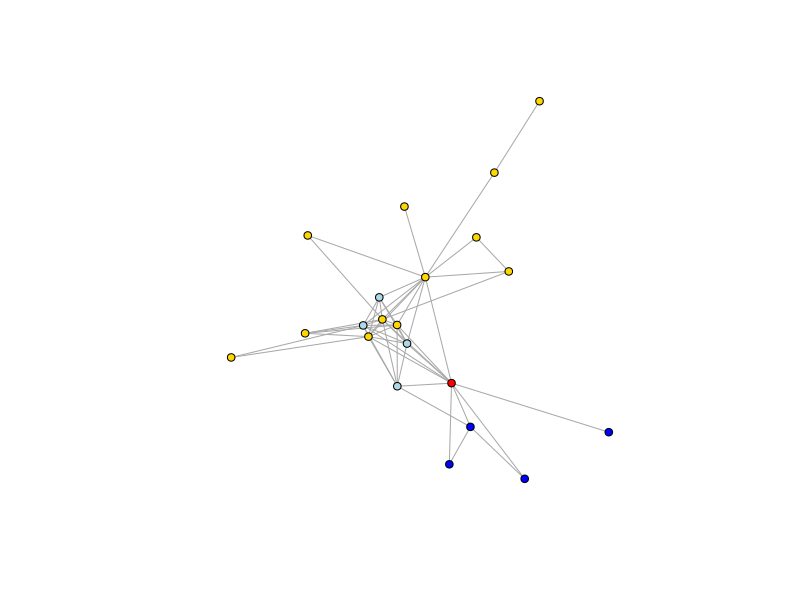
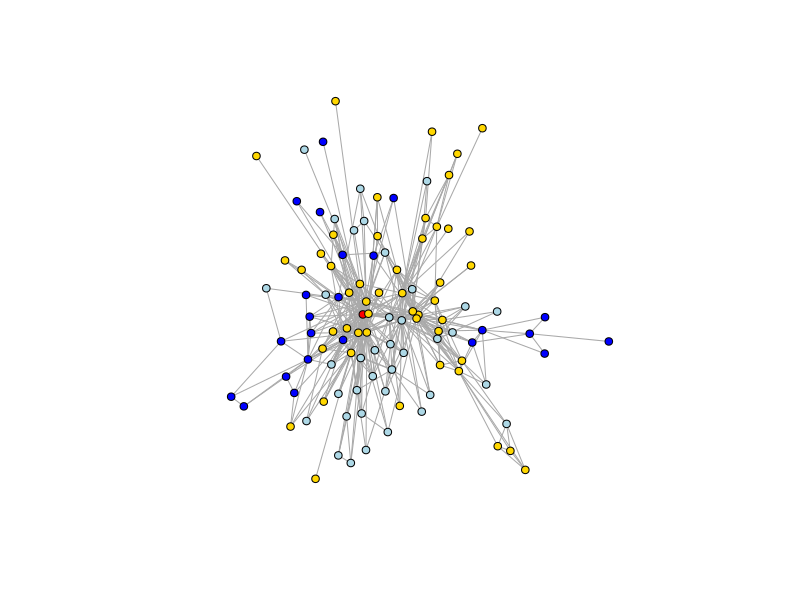
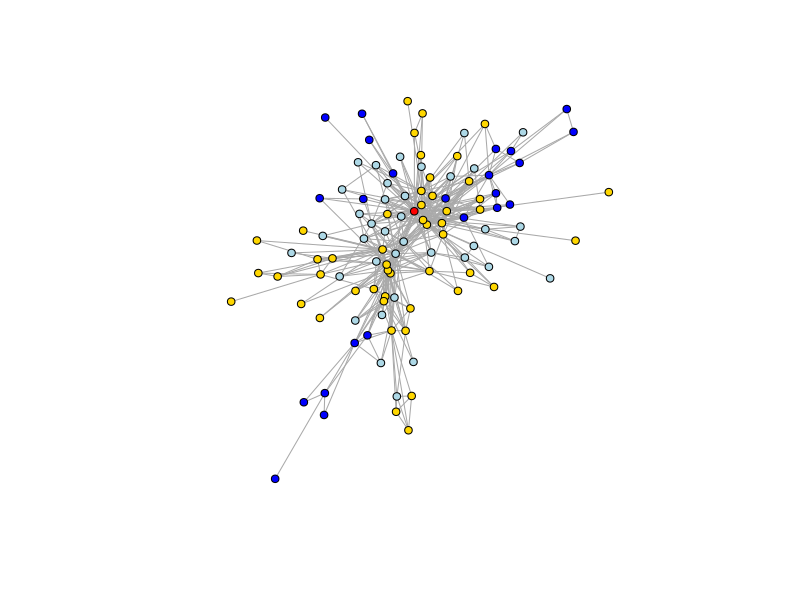
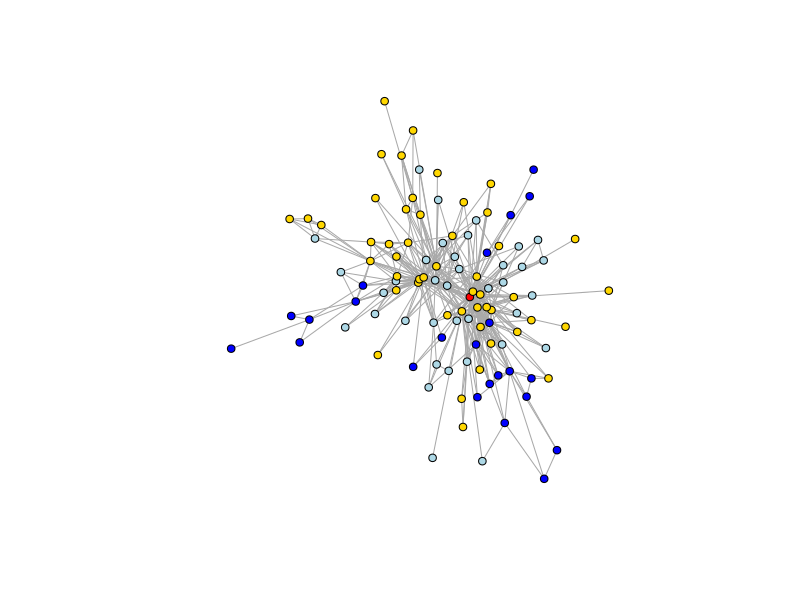
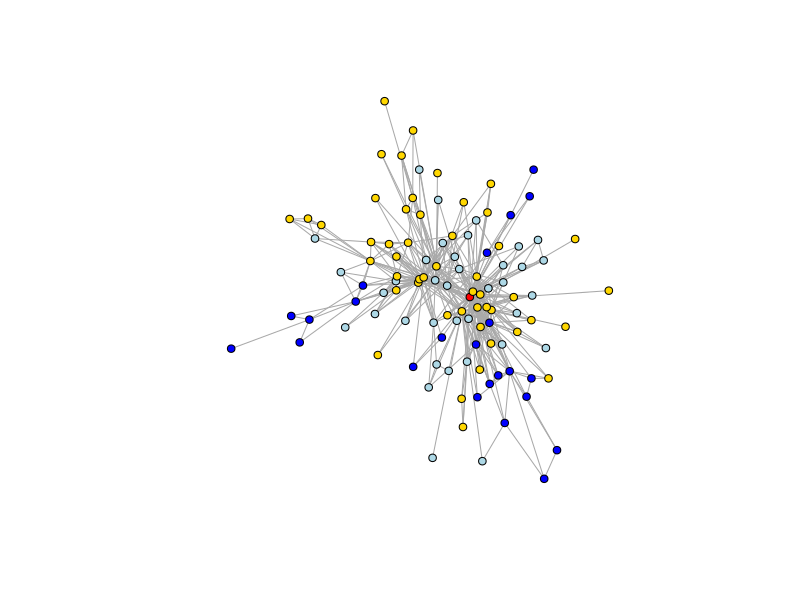
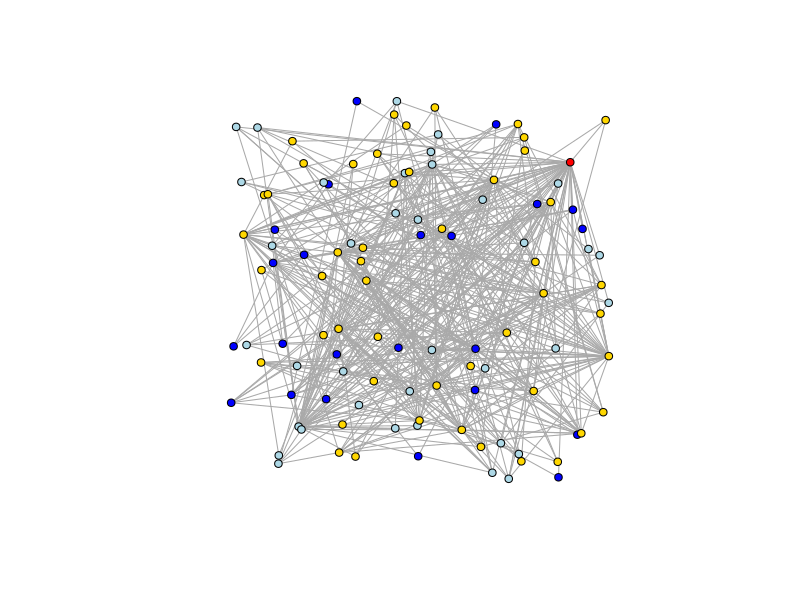
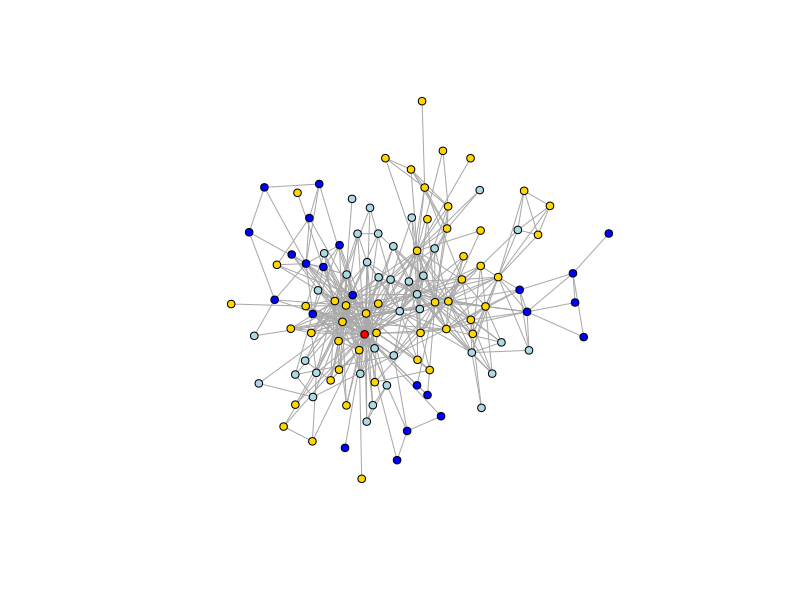
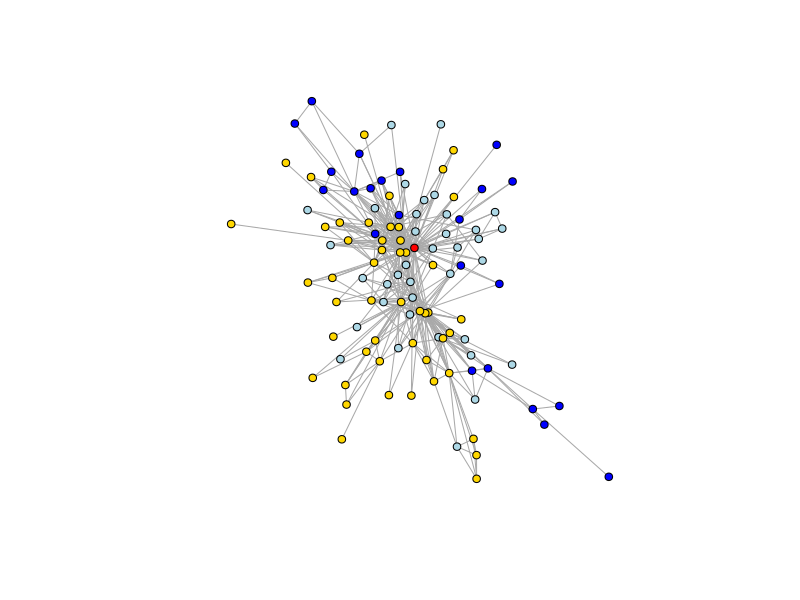

Write the R code that produced these figures, in order. (Note: this script raises an error after producing the figures.)
## ---- chunk 1
# General ones 
library(tidyverse)
library(readr)

# SNA Specific
library(igraph)
#library(qgraph)
## ---- chunk 2
library(tidyverse)
library(readr)
sw_edges <- read_delim("sw_network_edges_allCharacters.csv", "\t", escape_double = FALSE, trim_ws = TRUE)
head(sw_edges)
## ---- chunk 3
library(tidyverse)
sw_edges_all <- sw_edges %>%
  group_by(source, target) %>%
  summarize(weight=sum(weight))

head(sw_edges_all)
## ---- chunk 4
sw_nodes <- as.data.frame(unique(c(sw_edges$source,sw_edges$target)))
colnames(sw_nodes) <- "ID"
head(sw_nodes)
## ---- chunk 5
sw_nodes_data <- read_delim("sw_network_nodes_allCharacters.csv", "\t", escape_double = FALSE, trim_ws = TRUE)
head(sw_nodes_data)

sw_nodes <- sw_nodes %>%
  left_join(sw_nodes_data, by="ID")

head(sw_nodes)

## ---- chunk 6
library(tidyverse)

# Preparing data set

sw_edges <- read_delim("sw_network_edges_allCharacters.csv", "\t", escape_double = FALSE, trim_ws = TRUE)

# Filter for episode-5 only

sw_edges <- sw_edges %>%
  filter(episode == "episode-5") %>%
  group_by(source, target) %>%
  summarize(weight=sum(weight))

sw_nodes <- as.data.frame(unique(c(sw_edges$source,sw_edges$target)))
colnames(sw_nodes) <- "ID"

sw_nodes_data <- read_delim("sw_network_nodes_allCharacters.csv", "\t", escape_double = FALSE, trim_ws = TRUE)

sw_nodes <- sw_nodes %>%
  left_join(sw_nodes_data, by="ID")

library(igraph)
sw_network <- graph_from_data_frame(d=sw_edges, vertices=sw_nodes, directed=F)
sw_network

V(sw_network)$size <- 4
V(sw_network)$label <- ""
#V(sw_network)$label <- V(sw_network)$name # we can assign names into the labels, but let's wait a bit

# Generate colors based on `type the `SIDE` value:
cols <- c("red", "blue", "gold", "lightblue")
rowF <- as.factor(V(sw_network)$SIDE)
V(sw_network)$color <- cols[rowF]

plot(sw_network)

## ---- chunk 7

library(tidyverse)
library(readr)
sw_edges <- read_delim("sw_network_edges_allCharacters.csv", "\t", escape_double = FALSE, trim_ws = TRUE)
head(sw_edges)

library(tidyverse)
sw_edges_all <- sw_edges %>%
  group_by(source, target) %>%
  summarize(weight=sum(weight))

head(sw_edges_all)

sw_nodes <- as.data.frame(unique(c(sw_edges$source,sw_edges$target)))
colnames(sw_nodes) <- "ID"
head(sw_nodes)

sw_nodes_data <- read_delim("sw_network_nodes_allCharacters.csv", "\t", escape_double = FALSE, trim_ws = TRUE)
head(sw_nodes_data)

sw_nodes <- sw_nodes %>%
  left_join(sw_nodes_data, by="ID")

head(sw_nodes)
## ---- chunk 8
library(igraph)
sw_network <- graph_from_data_frame(d=sw_edges_all, vertices=sw_nodes, directed=F)
sw_network
## ---- chunk 9
E(sw_network) # edges
## ---- chunk 10
V(sw_network) # vertices 
## ---- chunk 11
E(sw_network)$weight # edges attribute `weights`
## ---- chunk 12
V(sw_network)$name # vertices attribute `names`
## ---- chunk 13
V(sw_network)$size <- 4
V(sw_network)$label <- ""
#V(sw_network)$label <- V(sw_network)$name # we can assign names into the labels, but let's wait a bit
## ---- chunk 14
# Generate colors based on `type the `SIDE` value:
cols <- c("red", "blue", "gold", "lightblue")
rowF <- as.factor(V(sw_network)$SIDE)
V(sw_network)$color <- cols[rowF]
## ---- chunk 15
sw_vertices_extracted <- as_data_frame(sw_network, what="vertices")
head(sw_vertices_extracted)
## ---- chunk 16
plot(sw_network, vertex.labels=NA)
## ---- chunk 17
sw_network_simple <- simplify(sw_network, remove.multiple=FALSE, remove.loops=TRUE) 
plot(sw_network_simple)
## ---- chunk 18
set.seed(1)
plot(sw_network)
## ---- chunk 19
sw_network_simple <- simplify(sw_network, remove.multiple=FALSE, remove.loops=TRUE)
set.seed(1)
plot(sw_network_simple)
## ---- chunk 20
plot(sw_network, layout=layout_randomly)
## ---- chunk 21
set.seed(2)
plot(sw_network, layout=layout_with_lgl)
## ---- chunk 22
set.seed(2)
plot(sw_network, layout=layout_nicely)
## ---- chunk 23
set.seed(1)
l <- layout_with_mds(sw_network)
l <- norm_coords(l, ymin=-1, ymax=1, xmin=-1, xmax=1)

par(mfrow=c(2,2), mar=c(0,0,0,0)) # creates a 2x2 grid for plots
plot(sw_network, rescale=F, layout=l*0.4)
plot(sw_network, rescale=F, layout=l*0.6)
plot(sw_network, rescale=F, layout=l*0.8)
plot(sw_network, rescale=F, layout=l*1.0)

## ---- chunk 24

layouts <- grep("^layout_", ls("package:igraph"), value=TRUE)[-1] 
# Remove layouts that do not apply to our graph.
layouts <- layouts[!grepl("bipartite|merge|norm|sugiyama", layouts)]

par(mfrow=c(1,2), mar=c(1,1,1,1))
for (layout in layouts) {
  #print(layout)
  l <- do.call(layout, list(sw_network)) 
  plot(sw_network, edge.arrow.mode=0, layout=l, main=layout) }

## ---- chunk 25
# since some degrees are too high, we can scale them
library(plyr)
sw_network_temp <- sw_network

# Compute node degrees (#links) and use that to set node size:
deg <- degree(sw_network_temp, mode="all")

# SCALING (using plyr library)
V(sw_network_temp)$label.cex <- round_any(deg/30, .2, f = ceiling)
#V(sw_network_temp)$label.cex <- 0.5
V(sw_network_temp)$size <- round_any(deg/5, 2, f = ceiling)

# Set edge width based on weight:
E(sw_network_temp)$width <- E(sw_network_temp)$weight/5

# Let's add labels
V(sw_network_temp)$label <- V(sw_network_temp)$name

# plotting the graph
set.seed(2)
l <- layout.fruchterman.reingold(sw_network_temp, niter=10000)
plot(sw_network_temp, layout=l)

detach("package:plyr") # attached `plyr` package conflicts with `tidyverse`, so we need to detach it after use
library(tidyverse) # reload dplyr
## ---- chunk 26
sw_vertices_temp_extracted <- as_data_frame(sw_network_temp, what="vertices")
head(sw_vertices_temp_extracted)
## ---- chunk 27

# Preparing data set

sw_edges <- read_delim("sw_network_edges_allCharacters.csv", "\t", escape_double = FALSE, trim_ws = TRUE)

sw_edges_all <- sw_edges %>%
  group_by(source, target) %>%
  summarize(weight=sum(weight))

sw_nodes <- as.data.frame(unique(c(sw_edges$source,sw_edges$target)))
colnames(sw_nodes) <- "ID"

sw_nodes_data <- read_delim("sw_network_nodes_allCharacters.csv", "\t", escape_double = FALSE, trim_ws = TRUE)

sw_nodes <- sw_nodes %>%
  left_join(sw_nodes_data, by="ID")

# Filtering for Rebel, Jedi and Droids

sw.nodes.RA <- sw_nodes %>%
  mutate(color = case_when(
    grepl("Rebel Alliance", AFFILIATIONS) ~ "red", # has affilliations with the RA
    !grepl("Rebel Alliance", AFFILIATIONS) ~ "grey" # has no affilliations with the RA
  ))


sw.nodes.JO <- sw_nodes %>%
  mutate(color = case_when(
    grepl("Jedi Order", AFFILIATIONS) ~ "blue", # has affilliations with the JO
    !grepl("Jedi Order", AFFILIATIONS) ~ "grey" # has no affilliations with the JO
  ))


sw.nodes.DR <- sw_nodes %>%
  mutate(color = case_when(
    grepl("Droids", AFFILIATIONS) ~ "yellow", # has affilliations with the Droids
    !grepl("Droids", AFFILIATIONS) ~ "grey" # has no affilliations with the Droids
  ))

# Graph / Network Object
sw.network.color.RA <- graph_from_data_frame(d = sw_edges_all, vertices = sw.nodes.RA, directed = FALSE) # directed: there is a source and thus a direction of the connection

sw.network.color.JO <- graph_from_data_frame(d = sw_edges_all, vertices = sw.nodes.JO, directed = FALSE)

sw.network.color.DR <- graph_from_data_frame(d = sw_edges_all, vertices = sw.nodes.DR, directed = FALSE)

# Enriching the description of vertices for visualizations
V(sw.network.color.RA)$size <- 4 # column title -> specific keyword
V(sw.network.color.RA)$label <- "" # same here -> specific keyword

V(sw.network.color.JO)$size <- 4
V(sw.network.color.JO)$label <- ""

V(sw.network.color.DR)$size <- 4
V(sw.network.color.DR)$label <- ""
sw.network.simple.RA <- simplify(sw.network.color.RA, remove.multiple=FALSE, remove.loops=TRUE) # remove.loops removes nodes pointing to themselve

sw.network.simple.JO <- simplify(sw.network.color.JO, remove.multiple=FALSE, remove.loops=TRUE)

sw.network.simple.DR <- simplify(sw.network.color.DR, remove.multiple=FALSE, remove.loops=TRUE)

plot(sw.network.simple.RA)
plot(sw.network.simple.JO)
plot(sw.network.simple.DR)


## ---- chunk 28
hist(E(sw_network_temp)$weight)
mean(E(sw_network_temp)$weight)
sd(E(sw_network_temp)$weight)
## ---- chunk 29
cut.off <- mean(E(sw_network_temp)$weight) 
sw_network_sparse <- delete_edges(sw_network_temp, E(sw_network)[weight < cut.off])

# plotting the graph
set.seed(2)
l <- layout.fruchterman.reingold(sw_network_sparse, niter=1000)
plot(sw_network_sparse, layout=l)

## ---- chunk 30
quantile((E(sw_network_temp)$weight))

q3 <- quantile((E(sw_network_temp)$weight))[3]
sw_network_sparse <- delete_edges(sw_network_temp, E(sw_network)[weight <= q3])

# plotting the graph
set.seed(2)
l <- layout.fruchterman.reingold(sw_network_sparse, niter=1000)
plot(sw_network_sparse, layout=l)
## ---- chunk 31
# Preparing data set

sw_edges <- read_delim("sw_network_edges_allCharacters.csv", "\t", escape_double = FALSE, trim_ws = TRUE)

# Filter for episode 1 and 6

sw_edges <- sw_edges %>%
  filter(episode == c("episode-1", "episode-6")) %>%
  group_by(source, target) %>%
  summarize(weight=sum(weight))

sw_nodes <- as.data.frame(unique(c(sw_edges$source,sw_edges$target)))
colnames(sw_nodes) <- "ID"

sw_nodes_data <- read_delim("sw_network_nodes_allCharacters.csv", "\t", escape_double = FALSE, trim_ws = TRUE)

sw_nodes <- sw_nodes %>%
  left_join(sw_nodes_data, by="ID")

library(igraph)
sw_network <- graph_from_data_frame(d=sw_edges, vertices=sw_nodes, directed=F)
sw_network

V(sw_network)$size <- 4
V(sw_network)$label <- ""
#V(sw_network)$label <- V(sw_network)$name # we can assign names into the labels, but let's wait a bit

# Generate colors based on `type the `SIDE` value:
cols <- c("red", "blue", "gold", "lightblue")
rowF <- as.factor(V(sw_network)$SIDE)
V(sw_network)$color <- cols[rowF]

plot(sw_network)


## ---- chunk 32
library(plyr)
round_any(c(1,2,3,4,5,6,7,8,9,10), 5, f=ceiling)
detach("package:plyr") # attached `plyr` package conflicts with `tidyverse`, so we need to detach it after use
library(tidyverse) # reload dplyr
## ---- chunk 33
cols <- c("red", "blue", "gold", "lightblue")
rowF <- as.factor(V(sw_network)$SIDE)
V(sw_network)$color <- cols[rowF]
## ---- chunk 34

SIDE <- c("anakin", "dark", "light", "neutral")
color <- c("red", "blue", "gold", "lightblue")
colTable <- data.frame(SIDE, color)

colTable

colVals <- data.frame(V(sw_network_temp)$SIDE)
colnames(colVals) <- "SIDE"

colVals <- colVals %>%
  left_join(colTable, by="SIDE")

colVals
## ---- chunk 35

sw_network_temp <- sw_network

# Generate colors based on `type the `SIDE` value:
V(sw_network_temp)$color <- as.vector(colVals$color)

sw_vertices_temp_extracted <- as_data_frame(sw_network_temp, what="vertices")
head(sw_vertices_temp_extracted)

